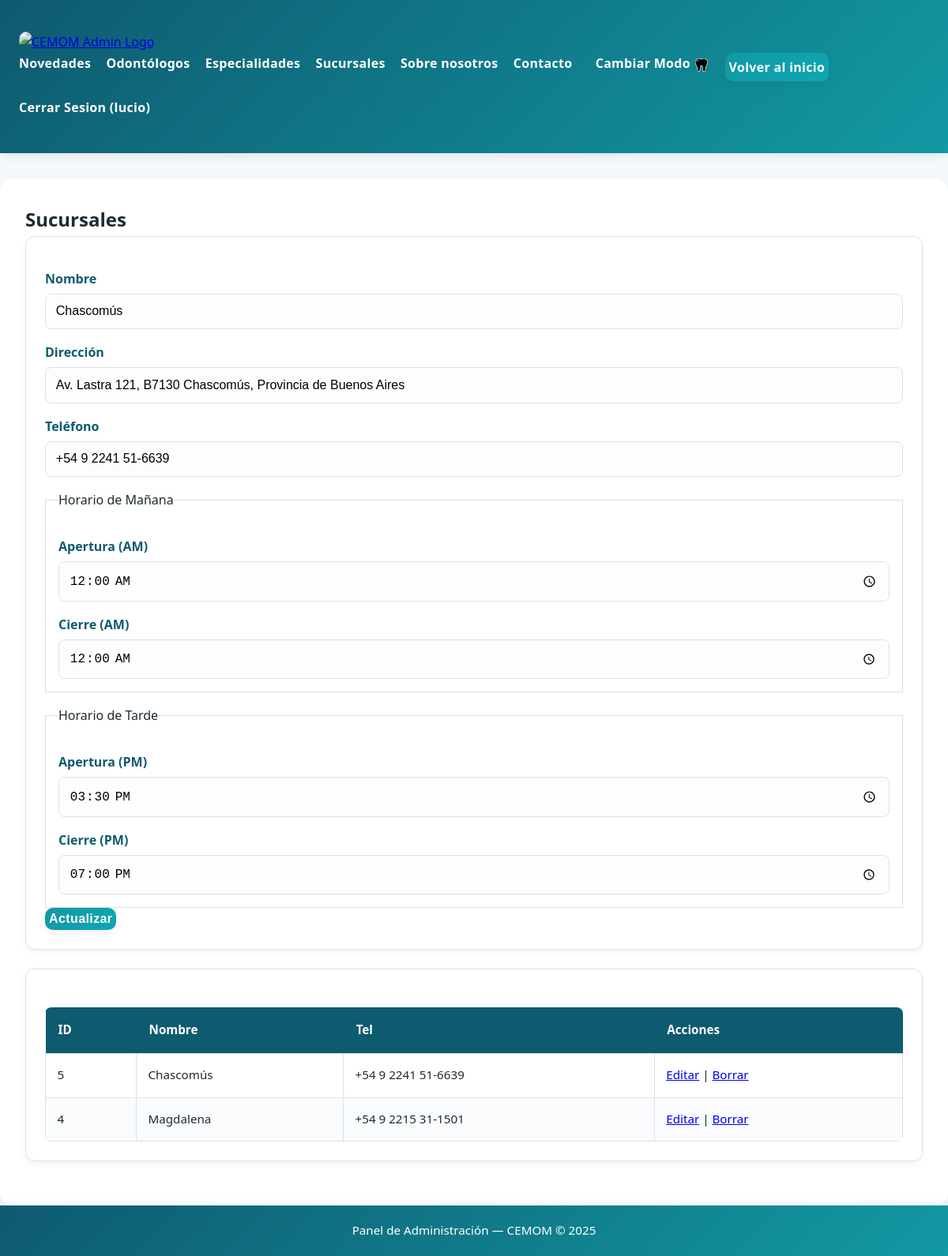
The page /manage_sucursales.php?edit=5 (signed in) on the database its author committed.
### tables this page shows
CREATE TABLE `users` (
  `id` int(11) NOT NULL,
  `email` varchar(255) NOT NULL,
  `password` varchar(255) NOT NULL,
  `name` varchar(255) DEFAULT NULL,
  `role` varchar(50) DEFAULT 'user',
  `created_at` timestamp NOT NULL DEFAULT current_timestamp()
);

CREATE TABLE `sucursales` (
  `id` int(11) NOT NULL,
  `nombre` varchar(255) NOT NULL,
  `direccion` varchar(255) DEFAULT NULL,
  `telefono` varchar(50) DEFAULT NULL,
  `horario_apertura` time DEFAULT NULL,
  `horario_cierre` time DEFAULT NULL,
  `lat` double DEFAULT NULL,
  `lng` double DEFAULT NULL,
  `horario_apertura_am` time DEFAULT NULL,
  `horario_cierre_am` time DEFAULT NULL,
  `horario_apertura_pm` time DEFAULT NULL,
  `horario_cierre_pm` time DEFAULT NULL
);

### auth.php (called while the page is built, shortened)
<?php
require_once __DIR__ . '/db.php';
function is_logged_in() {
    return !empty($_SESSION['user_id']);
}
function current_user() {
    global $pdo;
    $stmt = $pdo->prepare('SELECT id, email, name, role FROM users WHERE id = ?');
    $stmt->execute([$_SESSION['user_id']]);
    return $stmt->fetch();
}

### manage_sucursales.php (the view, shortened to what this page needs)
<?php
require_once __DIR__ . '/auth.php';
require_once __DIR__ . '/db.php';
$items = $pdo->query('SELECT * FROM sucursales ORDER BY nombre')->fetchAll();
$editing = null;
if (isset($_GET['edit'])) { $editing = $pdo->prepare('SELECT * FROM sucursales WHERE id=?'); $editing->execute([(int)$_GET['edit']]); $editing = $editing->fetch(); }
include __DIR__ . '/admin_header.php';
?>
<h2>Sucursales</h2>
<div class="card">
    <form method="post">
        <label>Nombre</label>
        <input type="text" name="nombre" required value="<?= htmlspecialchars($editing['nombre'] ?? '') ?>">
        <label>Dirección</label>
        <input type="text" name="direccion" value="<?= htmlspecialchars($editing['direccion'] ?? '') ?>">
        <label>Teléfono</label>
        <input type="text" name="telefono" value="<?= htmlspecialchars($editing['telefono'] ?? '') ?>">
        <fieldset style="border:1px solid #ddd; padding:1rem; margin-top:1rem;">
            <legend>Horario de Mañana</legend>
            <label>Apertura (AM)</label>
            <input type="time" name="horario_apertura_am" value="<?= htmlspecialchars($editing['horario_apertura_am'] ?? '') ?>">
            <label>Cierre (AM)</label>
            <input type="time" name="horario_cierre_am" value="<?= htmlspecialchars($editing['horario_cierre_am'] ?? '') ?>">
        </fieldset>
        <fieldset style="border:1px solid #ddd; padding:1rem; margin-top:1rem;">
            <legend>Horario de Tarde</legend>
            <label>Apertura (PM)</label>
            <input type="time" name="horario_apertura_pm" value="<?= htmlspecialchars($editing['horario_apertura_pm'] ?? '') ?>">
            <label>Cierre (PM)</label>
            <input type="time" name="horario_cierre_pm" value="<?= htmlspecialchars($editing['horario_cierre_pm'] ?? '') ?>">
        </fieldset>
        <button type="submit"><?= $editing ? 'Actualizar' : 'Crear' ?></button>
    </form>
</div>
<div class="card admin-list">
    <table>
        <thead><tr><th>ID</th><th>Nombre</th><th>Tel</th><th>Acciones</th></tr></thead>
        <tbody>
        <?php foreach ($items as $it): ?>
            <tr><td><?=$it['id']?></td><td><?=htmlspecialchars($it['nombre'])?></td><td><?=htmlspecialchars($it['telefono'])?></td><td><a href="?edit=<?=$it['id']?>">Editar</a> | <a href="?delete=<?=$it['id']?>" onclick="return confirm('Borrar?')">Borrar</a></td></tr>
        <?php endforeach; ?>
        </tbody>
    </table>
</div>
<?php include __DIR__ . '/admin.footer.php'; ?>

### admin_header.php (shortened to what this page needs)
<?php
require_once __DIR__ . '/auth.php';
$user = current_user();
?>
<!doctype html>
<html lang="es">
<head>
    <link rel="stylesheet" href="admin.css">
</head>
<body class="admin-mode">
<header class="site-header">
    <div class="wrap">
        <div class="logo">
            <a href="/webcemom/novedades.php">
                <img src="/webcemom/logo.png" alt="CEMOM Admin Logo">
            </a>
        </div>
        <nav>
            <a href="/webcemom/manage_novedades.php">Novedades</a>
            <a href="/webcemom/manage_odontologos.php">Odontólogos</a>
            <a href="/webcemom/manage_especialidades.php">Especialidades</a>
            <a href="/webcemom/manage_sucursales.php">Sucursales</a>
            <a href="/webcemom/manage_sobre.php">Sobre nosotros</a>
            <a href="/webcemom/manage_contacto.php">Contacto</a>
            <a id="darkToggle" style="margin-left:10px;  cursor:pointer;">Cambiar Modo
  <img id="darkIcon" src="dienteosc.png" alt="Modo oscuro" style="width:20px; height:20px; vertical-align:middle;">
</a>
            <a href="/webcemom/novedades.php" class="btn">Volver al inicio</a>
            <a href="/webcemom/logout.php">Cerrar Sesion (<?=htmlspecialchars($user['name'])?>)</a>
</nav>
</div>
</header>
<main class="wrap">
</body>
</html>

### admin.css (style rules this page uses)
* { margin: 0; padding: 0; box-sizing: border-box; }
:root { --primary: #0e5a6f; --primary-light: #1299a3; --secondary: #0fa6b3; --accent: #57c4d0; --bg: #f5f9fc; --text: #1e2b32; --muted: #6c7a7d; --border: #d9e3ea; --danger: #d63031; --white: #ffffff; --shadow-sm: rgba(0, 0, 0, 0.05); --shadow-md: rgba(0, 0, 0, 0.1); --shadow-lg: rgba(0, 0, 0, 0.2); }
body { font-family: "Poppins", "Segoe UI", Roboto, sans-serif; background: var(--bg); color: var(--text); line-height: 1.7; min-height: 100vh; display: flex; flex-direction: column; transition: background 0.4s ease, color 0.3s ease; }
.wrap { width: 100%; max-width: 1200px; margin: 0 auto; padding: 1.5rem; }
.site-header { background: linear-gradient(135deg, var(--primary), var(--primary-light)); color: var(--white); padding: 1rem 0; box-shadow: 0 2px 12px var(--shadow-md); position: sticky; top: 0; z-index: 100; transition: background 0.3s ease; }
.site-header .wrap { display: flex; justify-content: space-between; align-items: center; flex-wrap: wrap; }
.site-header img { height: 55px; border-radius: 10px; }
.site-header nav { display: flex; flex-wrap: wrap; gap: 1.2rem; }
.site-header nav a { color: var(--white); text-decoration: none; font-weight: 600; font-size: 1rem; letter-spacing: 0.3px; padding-bottom: 0.25rem; position: relative; transition: color 0.3s ease, transform 0.2s; }
.site-header nav a::after { content: ""; position: absolute; left: 0; bottom: -2px; width: 0; height: 2px; background: var(--accent); transition: width 0.3s ease; }
main.wrap { flex: 1; background: var(--white); padding: 2rem; margin-top: 2rem; border-radius: 16px; box-shadow: 0 8px 24px var(--shadow-sm); transition: all 0.3s ease; }
.card { background: var(--white); border: 1px solid var(--border); border-radius: 12px; padding: 1.5rem; margin-bottom: 1.5rem; box-shadow: 0 3px 10px var(--shadow-sm); transition: transform 0.3s ease, box-shadow 0.3s ease; }
form label { display: block; font-weight: 600; margin-top: 1rem; color: var(--primary); }
form input, form textarea, form select { width: 100%; margin-top: 0.3rem; padding: 0.8rem; border: 1px solid var(--border); border-radius: 8px; font-size: 1rem; transition: all 0.3s ease; background: #fdfdfd; }
button, .btn { background: linear-gradient(135deg, var(--primary-light), var(--secondary)); color: var(--white); border: none; border-radius: 10px; padding: 5px; font-size: 1rem; cursor: pointer; font-weight: 600; letter-spacing: 0.4px; transition: all 0.3s ease; box-shadow: 0 4px 12px var(--shadow-sm); }
.admin-list table { width: 100%; border-collapse: collapse; margin-top: 1.5rem; border-radius: 8px; overflow: hidden; font-size: 0.95rem; }
.admin-list th { background: var(--primary); color: var(--white); padding: 1rem; text-align: left; }
.admin-list td { padding: 0.9rem; border: 1px solid var(--border); }
.admin-list tr:nth-child(even) { background: #f9fbfd; }

### rows shown on the page
users: name "lucio"
sucursales: nombre "Chascomús", direccion "Av. Lastra 121, B7130 Chascomús, Provincia de Buenos Aires", telefono "+54 9 2241 51-6639", horario_apertura_am "00:00:00", horario_cierre_am "00:00:00", horario_apertura_pm "15:30:00", horario_cierre_pm "19:00:00", id "5"
sucursales: id "4", nombre "Magdalena", telefono "+54 9 2215 31-1501"
